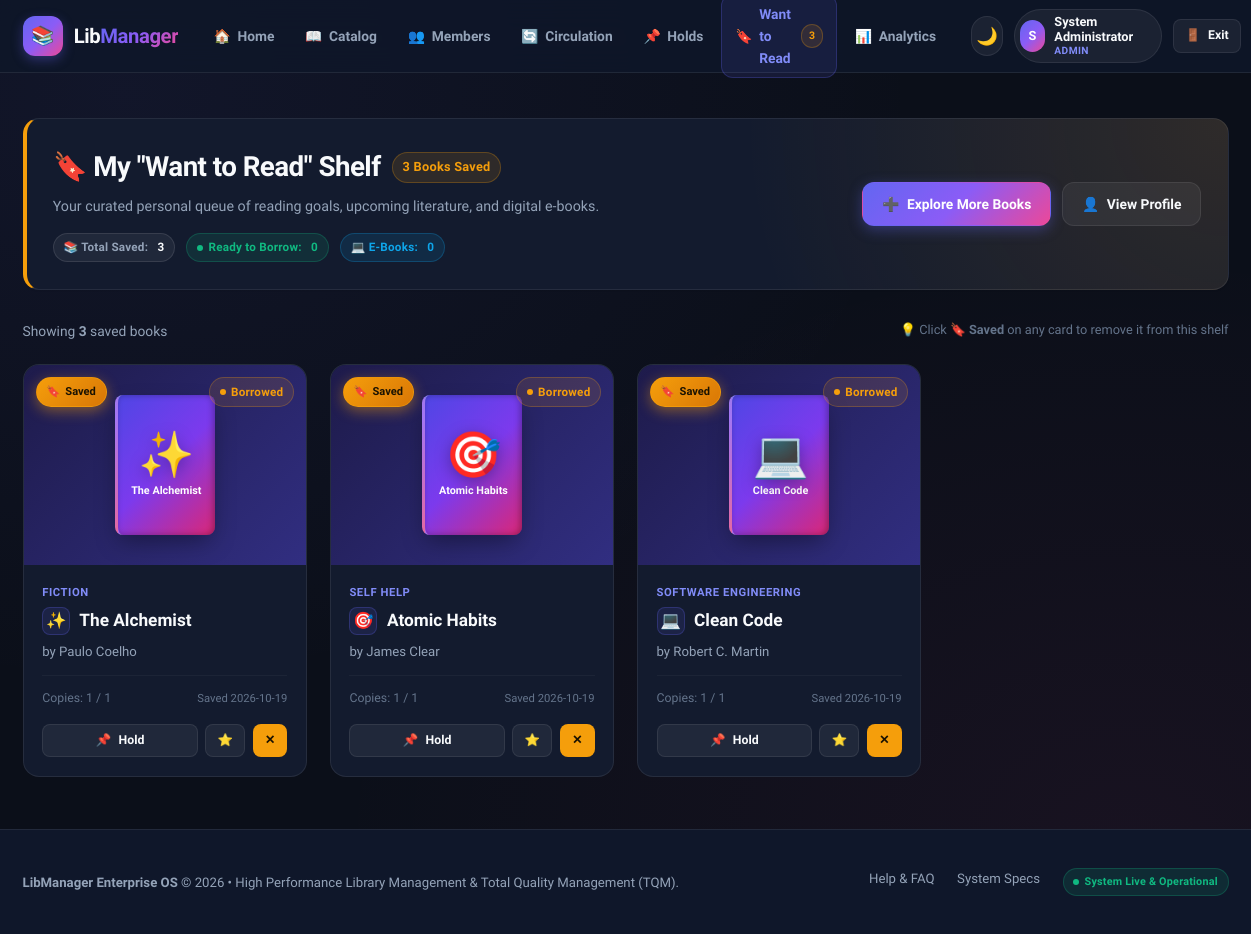
The page /wishlist (signed in) on the database its author committed.
### tables this page shows
CREATE TABLE wishlist (
            id INTEGER PRIMARY KEY AUTOINCREMENT,
            user_id INTEGER NOT NULL,
            book_id INTEGER NOT NULL,
            created_at TIMESTAMP DEFAULT CURRENT_TIMESTAMP,
            UNIQUE(user_id, book_id),
            FOREIGN KEY (user_id) REFERENCES users(id) ON DELETE CASCADE,
            FOREIGN KEY (book_id) REFERENCES books(id) ON DELETE CASCADE
        );

CREATE TABLE books (
            id INTEGER PRIMARY KEY AUTOINCREMENT,
            title TEXT NOT NULL,
            author TEXT NOT NULL,
            category TEXT NOT NULL,
            status TEXT DEFAULT 'Available'
        , isbn TEXT, cover_url TEXT, total_copies INTEGER DEFAULT 1, available_copies INTEGER DEFAULT 1, pdf_url TEXT, icon TEXT);

### app.py (the view)
@app.route("/wishlist")
@login_required
def wishlist_page():
    user_id = session["user_id"]
    conn = get_db_connection()
    wishlist_books = conn.execute("""
        SELECT b.*, w.created_at as saved_at
        FROM wishlist w
        JOIN books b ON w.book_id = b.id
        WHERE w.user_id = ?
        ORDER BY w.id DESC
    """, (user_id,)).fetchall()
    total_count = len(wishlist_books)
    available_count = sum(1 for b in wishlist_books if b["status"] == "Available")
    ebooks_count = sum(1 for b in wishlist_books if b["pdf_url"])
    conn.close()
    return render_template(
        "wishlist.html",
        books=wishlist_books,
        total_count=total_count,
        available_count=available_count,
        ebooks_count=ebooks_count,
        active_page="wishlist"
    )

### app.py (called while the page is built)
def get_db_connection():
    conn = sqlite3.connect(DATABASE)
    conn.row_factory = sqlite3.Row
    return conn

def login_required(f):
    @wraps(f)
    def decorated_function(*args, **kwargs):
        if "user_id" not in session:
            flash("Please sign in to access your library account.", "warning")
            return redirect(url_for("login_page", next=request.url))
        return f(*args, **kwargs)
    return decorated_function

### templates/wishlist.html (shortened to what this page needs)
{% extends "base.html" %}
{% block content %}
<div class="container" style="padding-top: 1.5rem; padding-bottom: 3.5rem;">
  <div class="card" style="margin-bottom: 2rem; background: radial-gradient(circle at top right, rgba(245, 158, 11, 0.12), transparent 40%), var(--bg-card); border-left: 4px solid var(--status-warning);">
    <div style="display: flex; justify-content: space-between; align-items: center; flex-wrap: wrap; gap: 1.5rem;">
      <div>
        <div style="display: flex; align-items: center; gap: 0.75rem; margin-bottom: 0.35rem;">
          <h1 style="font-size: 1.85rem; font-weight: 800; letter-spacing: -0.02em;">
            <span>🔖</span> My "Want to Read" Shelf
          </h1>
          <span class="badge badge-warning" style="font-size: 0.85rem;">
            {{ total_count }} {{ 'Book' if total_count == 1 else 'Books' }} Saved
          </span>
        </div>
        <p style="color: var(--text-muted); font-size: 0.95rem; max-width: 620px;">
          Your curated personal queue of reading goals, upcoming literature, and digital e-books.
        </p>
        <div style="display: flex; gap: 0.75rem; margin-top: 1rem; flex-wrap: wrap;">
          <span class="badge badge-neutral">
            📚 Total Saved: <strong style="color: var(--text-main); margin-left: 4px;">{{ total_count }}</strong>
          </span>
          <span class="badge badge-success">
            <span class="badge-dot"></span> Ready to Borrow: <strong style="margin-left: 4px;">{{ available_count }}</strong>
          </span>
          <span class="badge badge-info">
            💻 E-Books: <strong style="margin-left: 4px;">{{ ebooks_count }}</strong>
          </span>
        </div>
      </div>
      <div style="display: flex; gap: 0.75rem; align-items: center; flex-wrap: wrap;">
        <a href="{{ url_for('books_catalog') }}" class="btn btn-primary">
          <span>➕</span> Explore More Books
        </a>
        <a href="{{ url_for('profile_page') }}" class="btn btn-secondary">
          <span>👤</span> View Profile
        </a>
      </div>
    </div>
  </div>
  {% if books|length == 0 %}
  <div class="card" style="text-align: center; padding: 4.5rem 2rem;">
    <div style="font-size: 3.5rem; margin-bottom: 1rem; filter: drop-shadow(0 4px 10px rgba(0,0,0,0.2));">🔖</div>
    <h3 style="font-size: 1.45rem; font-weight: 800; margin-bottom: 0.5rem;">Your reading shelf is empty</h3>
    <p style="color: var(--text-muted); max-width: 480px; margin: 0 auto 1.75rem; line-height: 1.5;">
      You haven't bookmarked any titles yet. Browse through our catalog and click the <strong>"Want to Read"</strong> bookmark button on any title to save it here for later.
    </p>
    <a href="{{ url_for('books_catalog') }}" class="btn btn-primary btn-lg">
      <span>📖</span> Browse Book Catalog
    </a>
  </div>
  {% else %}
  <div style="display: flex; justify-content: space-between; align-items: center; margin-bottom: 1rem;">
    <div style="font-size: 0.92rem; color: var(--text-muted);">
      Showing <strong>{{ books|length }}</strong> saved {{ 'book' if books|length == 1 else 'books' }}
    </div>
    <div style="font-size: 0.85rem; color: var(--text-subtle);">
      💡 Click <strong>🔖 Saved</strong> on any card to remove it from this shelf
    </div>
  </div>
  <div class="books-grid" id="wishlistGridView">
    {% for book in books %}
    {% set book_icon = book.icon if book.icon else get_book_icon(book.title, book.category) %}
    <div class="book-card" id="wishlistCard-{{ book.id }}">
      <div class="book-cover-wrap">
        {% if book.cover_url %}
        <img src="{{ book.cover_url }}" alt="{{ book.title }} Cover" class="book-cover-img" loading="lazy">
        {% else %}
        <div class="book-cover-fallback">
          <span class="icon">{{ book_icon }}</span>
          <span style="font-size: 0.72rem; font-weight: 700; line-height: 1.2;">{{ book.title[:24] }}</span>
        </div>
        {% endif %}
        <a href="{{ url_for('toggle_wishlist', book_id=book.id) }}"
           class="book-wishlist-toggle active"
           data-book-id="{{ book.id }}"
           title="Remove from Want to Read">
          <span class="wishlist-icon">🔖</span>
          <span class="wishlist-text">Saved</span>
        </a>
        <div class="book-cover-badge">
          {% if book.status == 'Available' %}
          <span class="badge badge-success"><span class="badge-dot"></span> In Stock ({{ book.available_copies or 1 }})</span>
          {% else %}
          <span class="badge badge-warning"><span class="badge-dot"></span> Borrowed</span>
          {% endif %}
        </div>
      </div>
      <div class="book-body">
        <div class="book-category">{{ book.category }}</div>
        <h3 class="book-title" title="{{ book.title }}">
          <span class="book-icon-badge">{{ book_icon }}</span>
          {{ book.title }}
        </h3>
        <div class="book-author">by {{ book.author }}</div>
        <div class="book-meta">
          <span>Copies: {{ book.available_copies or 0 }} / {{ book.total_copies or 1 }}</span>
          {% if book.saved_at %}
          <span style="font-size: 0.75rem; color: var(--text-subtle);">Saved {{ book.saved_at[:10] }}</span>
          {% endif %}
        </div>
        <div class="book-actions">
          {% if book.status == 'Available' %}
          <a href="{{ url_for('borrow_page') }}" class="btn btn-secondary btn-sm" style="flex: 1;" title="Issue this book">
            <span>🔄</span> Borrow
          </a>
          {% else %}
          <a href="{{ url_for('reservations_page') }}" class="btn btn-secondary btn-sm" style="flex: 1;" title="Place hold reservation">
            <span>📌</span> Hold
          </a>
          {% endif %}
          <a href="{{ url_for('book_reviews', book_id=book.id) }}" class="btn btn-secondary btn-sm" title="Reviews & Ratings">
            <span>⭐</span>
          </a>
          <a href="{{ url_for('toggle_wishlist', book_id=book.id) }}"
             class="btn btn-danger btn-sm book-wishlist-btn active"
             data-book-id="{{ book.id }}"
             title="Remove from Want to Read"
             onclick="return confirm('Remove \'{{ book.title }}\' from your Want to Read list?')">
            <span>✕</span>
          </a>
        </div>
      </div>
    </div>
    {% endfor %}
  </div>
  {% endif %}
</div>
{% endblock %}

### rows shown on the page
wishlist: book_icon "✨", title "The Alchemist", category "FICTION", author "Paulo Coelho", available_copies "1", total_copies "1", created_at "2026-10-19"
wishlist: book_icon "🎯", title "Atomic Habits", category "SELF HELP", author "James Clear", available_copies "1", total_copies "1", created_at "2026-10-19"
wishlist: book_icon "💻", title "Clean Code", category "SOFTWARE ENGINEERING", author "Robert C. Martin", available_copies "1", total_copies "1", created_at "2026-10-19"

### other values the page prints
{{ wishlist_count or 0 }} "3"
{{ current_user.full_name[:1] | upper if current_user.full_name else 'U' }} "S"
{{ current_user.full_name or current_user.username }} "System Administrator"
{{ current_user.role }} "ADMIN"
{{ total_count }} "3"
{{ 'Book' if total_count == 1 else 'Books' }} "Books"
{{ available_count }} "0"
{{ ebooks_count }} "0"
{{ books|length }} "3"
{{ 'book' if books|length == 1 else 'books' }} "books"
